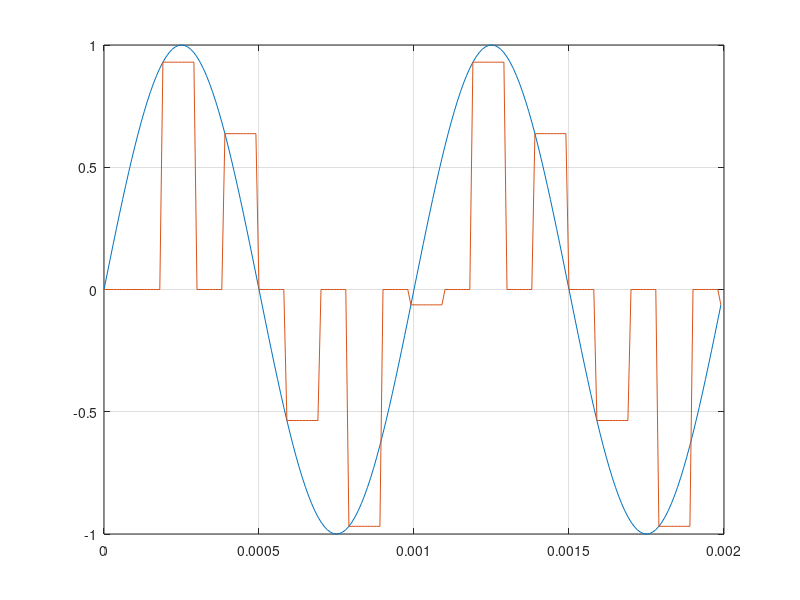
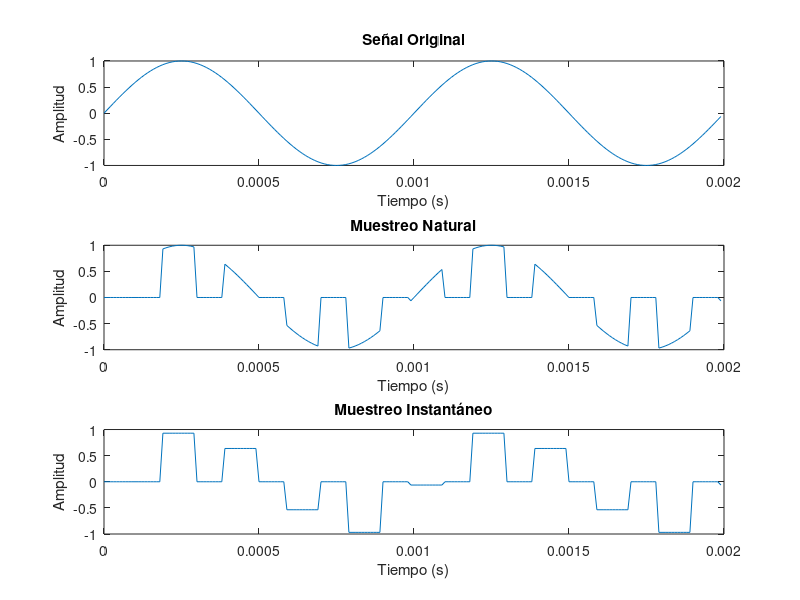
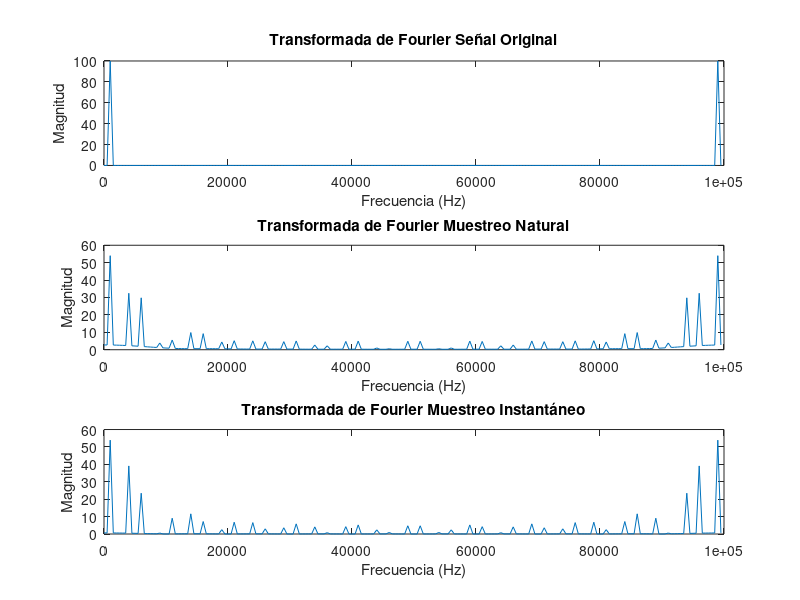
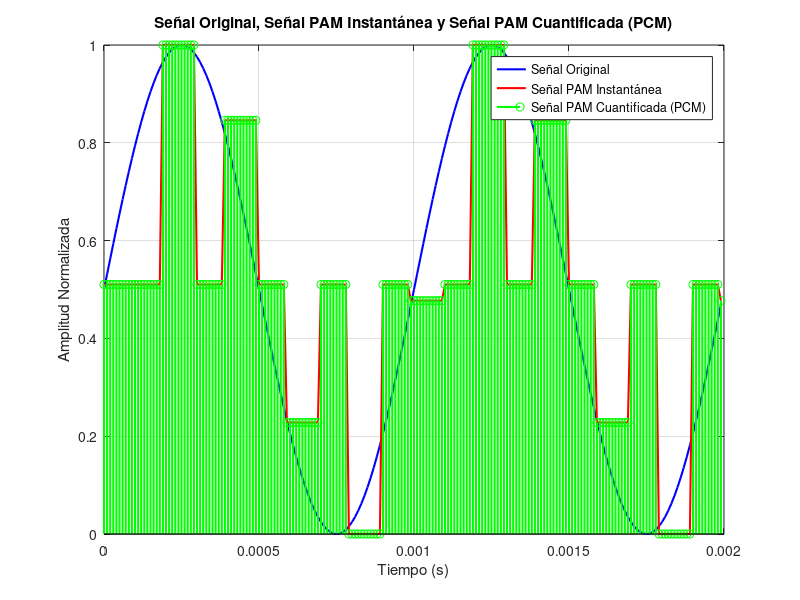

Write MATLAB code to recreate these figures, in order.
clc;
close all;
clear all;
% parámetros de configuración
fm = 100000; % Hz
tm = 1/fm; % segundos
ls = 200; % largo de la señal
f_c = 1000; % Hz
f_s = 5000; % Hz
t_s = 1/f_s; % segundos
tau = 0.5*t_s; % segundos
d = tau/t_s; % ciclo de trabajo
% vectores
t = (0:ls-1)*tm;
m_t = sin(2*pi*f_c*t);
% auxiliaries
r = floor(t_s/tm);
s = floor(tau/tm);
disp(r)
% muestreo natural
s_nat = zeros(1,length(t));
for i=1:length(m_t)
if mod(i,r)==0
s_nat(i:i+s) = 1;
end
end
s_nat = s_nat(1:length(t));
m_t_nat = m_t.*s_nat;
% muestreo instantaneo
m_t_inst = zeros(1,length(t));
for i=1:length(m_t)
if mod(i,r)==0
m_t_inst(i:i+s) = m_t(i);
end
end
m_t_inst = m_t_inst(1:length(t));
plot(t,m_t);
hold on;
%plot(t,r)
%plot(t,m_t_nat,'-r');
plot(t,m_t_inst);
grid on;

% Fourier Transform
M_t = fft(m_t);
M_t_nat = fft(m_t_nat);
M_t_inst = fft(m_t_inst);
% Frequency axis for plotting
f_axis = (0:(length(t) - 1)) * (1 / (ls * tm));
% Create the first figure with original, natural, and instantaneous signals
figure;
subplot(3, 1, 1);
plot(t, m_t);
title('Señal Original');
xlabel('Tiempo (s)');
ylabel('Amplitud');
subplot(3, 1, 2);
plot(t, m_t_nat);
title('Muestreo Natural');
xlabel('Tiempo (s)');
ylabel('Amplitud');
subplot(3, 1, 3);
plot(t, m_t_inst);
title('Muestreo Instantáneo');
xlabel('Tiempo (s)');
ylabel('Amplitud');
% Create the second figure with Fourier Transforms
figure;
subplot(3, 1, 1);
plot(f_axis, abs(M_t));
title('Transformada de Fourier Señal Original');
xlabel('Frecuencia (Hz)');
ylabel('Magnitud');
subplot(3, 1, 2);
plot(f_axis, abs(M_t_nat));
title('Transformada de Fourier Muestreo Natural');
xlabel('Frecuencia (Hz)');
ylabel('Magnitud');
subplot(3, 1, 3);
plot(f_axis, abs(M_t_inst));
title('Transformada de Fourier Muestreo Instantáneo');
xlabel('Frecuencia (Hz)');
ylabel('Magnitud');

% Parámetros PCM
N = 64; % Número de bits para PCM
pcm_levels = 2^N; % Total de niveles PCM
% Cuantizar la señal instantánea usando PCM
pcm_signal_inst = round((m_t_inst + 1) * (pcm_levels - 1) / 2); % Cuantización
% Normaliza las señales para que estén en el mismo rango de amplitud (0 a 1)
m_t_norm = (m_t - min(m_t)) / (max(m_t) - min(m_t));
m_t_inst_norm = (m_t_inst - min(m_t_inst)) / (max(m_t_inst) - min(m_t_inst));
pcm_signal_inst_norm = (pcm_signal_inst - min(pcm_signal_inst))/(max(pcm_signal_inst) - min(pcm_signal_inst));
% Calcular el error de cuantización para la señal PAM cuantificada (PCM)
quantization_error_inst = m_t_inst - ((2 * pcm_signal_inst / (pcm_levels - 1)) - 1);
% Crear una figura para mostrar todas las señales en un mismo gráfico
figure;
% Graficar la señal original en azul
plot(t, m_t_norm, 'b', 'LineWidth', 1.5);
hold on;
% Graficar la señal PAM instantánea en rojo
plot(t, m_t_inst_norm, 'r', 'LineWidth', 1.5);
% Graficar la señal PAM cuantificada (PCM) en verde (usar marcador 'o' paravisualizar los puntos PCM)
stem(t, pcm_signal_inst_norm, 'g', 'Marker', 'o', 'LineWidth', 1.5);
% Establecer etiquetas y título del gráfico
xlabel('Tiempo (s)');
ylabel('Amplitud Normalizada');
title('Señal Original, Señal PAM Instantánea y Señal PAM Cuantificada (PCM)');
legend('Señal Original', 'Señal PAM Instantánea', 'Señal PAM Cuantificada (PCM)');
grid on;
% Crear una nueva figura para mostrar el error de cuantización
figure;
% Graficar el error de cuantización para la señal PAM cuantificada (PCM)
plot(t, quantization_error_inst, 'k--', 'LineWidth', 1.5);
xlabel('Tiempo (s)');
ylabel('Error de Cuantización');
title('Error de Cuantización para la Señal PAM Cuantificada (PCM)');
grid on;